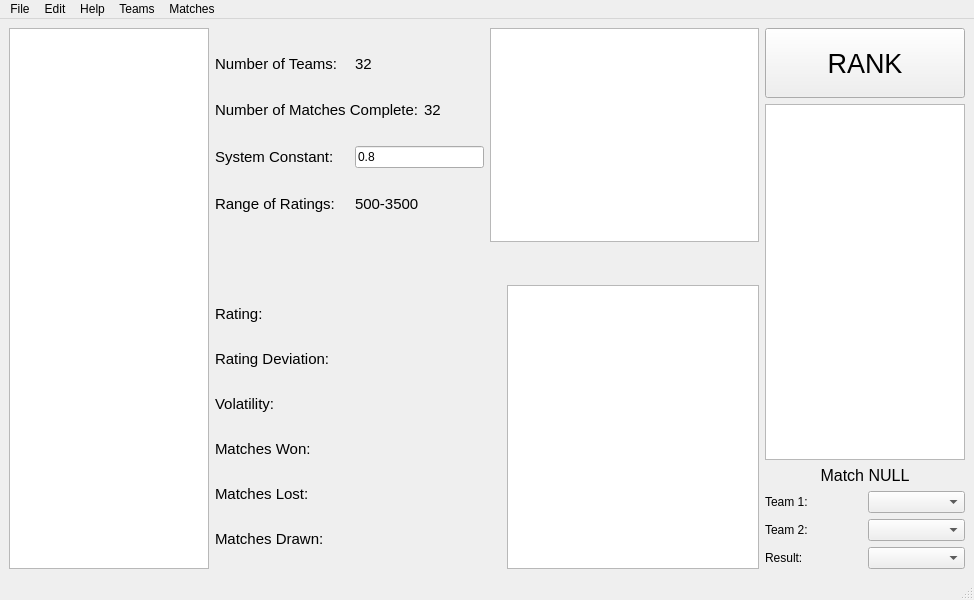
<?xml version="1.0" encoding="UTF-8"?>
<ui version="4.0">
 <class>mainWindow</class>
 <widget class="QMainWindow" name="mainWindow">
  <property name="geometry">
   <rect>
    <x>0</x>
    <y>0</y>
    <width>974</width>
    <height>600</height>
   </rect>
  </property>
  <property name="windowTitle">
   <string>Glicko-2 Ranker</string>
  </property>
  <property name="autoFillBackground">
   <bool>false</bool>
  </property>
  <widget class="QWidget" name="centralwidget">
   <layout class="QHBoxLayout" name="horizontalLayout_5" stretch="0,4,0">
    <item>
     <widget class="teamListTable" name="teamList">
      <property name="enabled">
       <bool>true</bool>
      </property>
      <property name="maximumSize">
       <size>
        <width>200</width>
        <height>16777215</height>
       </size>
      </property>
      <property name="sizeIncrement">
       <size>
        <width>1</width>
        <height>3</height>
       </size>
      </property>
      <property name="baseSize">
       <size>
        <width>1</width>
        <height>3</height>
       </size>
      </property>
      <property name="showGrid">
       <bool>false</bool>
      </property>
      <property name="rowCount">
       <number>1</number>
      </property>
      <property name="columnCount">
       <number>1</number>
      </property>
      <attribute name="horizontalHeaderVisible">
       <bool>false</bool>
      </attribute>
      <attribute name="horizontalHeaderStretchLastSection">
       <bool>true</bool>
      </attribute>
      <attribute name="verticalHeaderVisible">
       <bool>false</bool>
      </attribute>
      <attribute name="verticalHeaderMinimumSectionSize">
       <number>45</number>
      </attribute>
      <attribute name="verticalHeaderDefaultSectionSize">
       <number>45</number>
      </attribute>
      <row/>
      <column/>
     </widget>
    </item>
    <item>
     <layout class="QVBoxLayout" name="infoLay" stretch="2,3">
      <item>
       <layout class="QHBoxLayout" name="sysInfoLay" stretch="1,1">
        <item>
         <layout class="QVBoxLayout" name="sysValLay">
          <property name="spacing">
           <number>0</number>
          </property>
          <item>
           <layout class="QHBoxLayout" name="numTeamsLay" stretch="0,0">
            <property name="bottomMargin">
             <number>0</number>
            </property>
            <item>
             <widget class="QLabel" name="numTeamsLabel">
              <property name="minimumSize">
               <size>
                <width>140</width>
                <height>20</height>
               </size>
              </property>
              <property name="maximumSize">
               <size>
                <width>16777215</width>
                <height>20</height>
               </size>
              </property>
              <property name="font">
               <font>
                <pointsize>11</pointsize>
               </font>
              </property>
              <property name="text">
               <string>Number of Teams:</string>
              </property>
             </widget>
            </item>
            <item>
             <widget class="QLabel" name="numTeamsView">
              <property name="minimumSize">
               <size>
                <width>50</width>
                <height>20</height>
               </size>
              </property>
              <property name="maximumSize">
               <size>
                <width>16777215</width>
                <height>20</height>
               </size>
              </property>
              <property name="font">
               <font>
                <pointsize>11</pointsize>
               </font>
              </property>
              <property name="text">
               <string>32</string>
              </property>
             </widget>
            </item>
           </layout>
          </item>
          <item>
           <layout class="QHBoxLayout" name="numMatchesLay">
            <property name="spacing">
             <number>5</number>
            </property>
            <property name="topMargin">
             <number>0</number>
            </property>
            <item>
             <widget class="QLabel" name="numMatchesLabel">
              <property name="minimumSize">
               <size>
                <width>140</width>
                <height>20</height>
               </size>
              </property>
              <property name="maximumSize">
               <size>
                <width>16777215</width>
                <height>20</height>
               </size>
              </property>
              <property name="font">
               <font>
                <pointsize>11</pointsize>
               </font>
              </property>
              <property name="text">
               <string>Number of Matches Complete:</string>
              </property>
             </widget>
            </item>
            <item>
             <widget class="QLabel" name="numMatchesView">
              <property name="minimumSize">
               <size>
                <width>50</width>
                <height>20</height>
               </size>
              </property>
              <property name="maximumSize">
               <size>
                <width>16777215</width>
                <height>20</height>
               </size>
              </property>
              <property name="font">
               <font>
                <pointsize>11</pointsize>
               </font>
              </property>
              <property name="text">
               <string>32</string>
              </property>
             </widget>
            </item>
           </layout>
          </item>
          <item>
           <layout class="QHBoxLayout" name="sysConLay">
            <item>
             <widget class="QLabel" name="sysConLabel">
              <property name="minimumSize">
               <size>
                <width>140</width>
                <height>20</height>
               </size>
              </property>
              <property name="maximumSize">
               <size>
                <width>16777215</width>
                <height>20</height>
               </size>
              </property>
              <property name="font">
               <font>
                <pointsize>11</pointsize>
               </font>
              </property>
              <property name="text">
               <string>System Constant:</string>
              </property>
             </widget>
            </item>
            <item>
             <widget class="QLineEdit" name="sysConView">
              <property name="text">
               <string>0.8</string>
              </property>
             </widget>
            </item>
           </layout>
          </item>
          <item>
           <layout class="QHBoxLayout" name="ratingRangeLay">
            <item>
             <widget class="QLabel" name="ratingRangeLabel">
              <property name="minimumSize">
               <size>
                <width>140</width>
                <height>20</height>
               </size>
              </property>
              <property name="maximumSize">
               <size>
                <width>16777215</width>
                <height>20</height>
               </size>
              </property>
              <property name="font">
               <font>
                <pointsize>11</pointsize>
               </font>
              </property>
              <property name="text">
               <string>Range of Ratings:</string>
              </property>
             </widget>
            </item>
            <item>
             <widget class="QLabel" name="ratingRangeView">
              <property name="minimumSize">
               <size>
                <width>50</width>
                <height>20</height>
               </size>
              </property>
              <property name="maximumSize">
               <size>
                <width>16777215</width>
                <height>20</height>
               </size>
              </property>
              <property name="font">
               <font>
                <pointsize>11</pointsize>
               </font>
              </property>
              <property name="text">
               <string>500-3500</string>
              </property>
             </widget>
            </item>
           </layout>
          </item>
         </layout>
        </item>
        <item>
         <widget class="QCustomPlot" name="rankDistChart">
          <property name="minimumSize">
           <size>
            <width>0</width>
            <height>0</height>
           </size>
          </property>
         </widget>
        </item>
       </layout>
      </item>
      <item>
       <layout class="QVBoxLayout" name="teamInfoLay">
        <item>
         <widget class="QLabel" name="teamNameLabel">
          <property name="font">
           <font>
            <pointsize>20</pointsize>
            <bold>true</bold>
           </font>
          </property>
          <property name="text">
           <string/>
          </property>
         </widget>
        </item>
        <item>
         <layout class="QHBoxLayout" name="teamGraphInfoLay">
          <item>
           <layout class="QVBoxLayout" name="teamTextInfoLay">
            <item>
             <layout class="QHBoxLayout" name="ratingLay">
              <item>
               <widget class="QLabel" name="ratingLabel">
                <property name="minimumSize">
                 <size>
                  <width>140</width>
                  <height>20</height>
                 </size>
                </property>
                <property name="maximumSize">
                 <size>
                  <width>16777215</width>
                  <height>20</height>
                 </size>
                </property>
                <property name="font">
                 <font>
                  <pointsize>11</pointsize>
                 </font>
                </property>
                <property name="text">
                 <string>Rating:</string>
                </property>
               </widget>
              </item>
              <item>
               <widget class="QLabel" name="ratingView">
                <property name="minimumSize">
                 <size>
                  <width>140</width>
                  <height>20</height>
                 </size>
                </property>
                <property name="maximumSize">
                 <size>
                  <width>16777215</width>
                  <height>20</height>
                 </size>
                </property>
                <property name="font">
                 <font>
                  <pointsize>11</pointsize>
                 </font>
                </property>
                <property name="text">
                 <string/>
                </property>
               </widget>
              </item>
             </layout>
            </item>
            <item>
             <layout class="QHBoxLayout" name="ratingDevLay">
              <item>
               <widget class="QLabel" name="ratingDevLabel">
                <property name="minimumSize">
                 <size>
                  <width>140</width>
                  <height>20</height>
                 </size>
                </property>
                <property name="maximumSize">
                 <size>
                  <width>16777215</width>
                  <height>20</height>
                 </size>
                </property>
                <property name="font">
                 <font>
                  <pointsize>11</pointsize>
                 </font>
                </property>
                <property name="text">
                 <string>Rating Deviation:</string>
                </property>
               </widget>
              </item>
              <item>
               <widget class="QLabel" name="ratingDevView">
                <property name="minimumSize">
                 <size>
                  <width>140</width>
                  <height>20</height>
                 </size>
                </property>
                <property name="maximumSize">
                 <size>
                  <width>16777215</width>
                  <height>20</height>
                 </size>
                </property>
                <property name="font">
                 <font>
                  <pointsize>11</pointsize>
                 </font>
                </property>
                <property name="text">
                 <string/>
                </property>
               </widget>
              </item>
             </layout>
            </item>
            <item>
             <layout class="QHBoxLayout" name="volLay">
              <item>
               <widget class="QLabel" name="volLabel">
                <property name="minimumSize">
                 <size>
                  <width>140</width>
                  <height>20</height>
                 </size>
                </property>
                <property name="maximumSize">
                 <size>
                  <width>16777215</width>
                  <height>20</height>
                 </size>
                </property>
                <property name="font">
                 <font>
                  <pointsize>11</pointsize>
                 </font>
                </property>
                <property name="text">
                 <string>Volatility:</string>
                </property>
               </widget>
              </item>
              <item>
               <widget class="QLabel" name="volView">
                <property name="minimumSize">
                 <size>
                  <width>140</width>
                  <height>20</height>
                 </size>
                </property>
                <property name="maximumSize">
                 <size>
                  <width>16777215</width>
                  <height>20</height>
                 </size>
                </property>
                <property name="font">
                 <font>
                  <pointsize>11</pointsize>
                 </font>
                </property>
                <property name="text">
                 <string/>
                </property>
               </widget>
              </item>
             </layout>
            </item>
            <item>
             <layout class="QHBoxLayout" name="matWonLay">
              <item>
               <widget class="QLabel" name="matWonLabel">
                <property name="minimumSize">
                 <size>
                  <width>140</width>
                  <height>20</height>
                 </size>
                </property>
                <property name="maximumSize">
                 <size>
                  <width>16777215</width>
                  <height>20</height>
                 </size>
                </property>
                <property name="font">
                 <font>
                  <pointsize>11</pointsize>
                 </font>
                </property>
                <property name="text">
                 <string>Matches Won:</string>
                </property>
               </widget>
              </item>
              <item>
               <widget class="QLabel" name="matWonView">
                <property name="minimumSize">
                 <size>
                  <width>140</width>
                  <height>20</height>
                 </size>
                </property>
                <property name="maximumSize">
                 <size>
                  <width>16777215</width>
                  <height>20</height>
                 </size>
                </property>
                <property name="font">
                 <font>
                  <pointsize>11</pointsize>
                 </font>
                </property>
                <property name="text">
                 <string/>
                </property>
               </widget>
              </item>
             </layout>
            </item>
            <item>
             <layout class="QHBoxLayout" name="matLostLay">
              <item>
               <widget class="QLabel" name="matLostLabel">
                <property name="minimumSize">
                 <size>
                  <width>140</width>
                  <height>20</height>
                 </size>
                </property>
                <property name="maximumSize">
                 <size>
                  <width>16777215</width>
                  <height>20</height>
                 </size>
                </property>
                <property name="font">
                 <font>
                  <pointsize>11</pointsize>
                 </font>
                </property>
                <property name="text">
                 <string>Matches Lost:</string>
                </property>
               </widget>
              </item>
              <item>
               <widget class="QLabel" name="matLostView">
                <property name="minimumSize">
                 <size>
                  <width>140</width>
                  <height>20</height>
                 </size>
                </property>
                <property name="maximumSize">
                 <size>
                  <width>16777215</width>
                  <height>20</height>
                 </size>
                </property>
                <property name="font">
                 <font>
                  <pointsize>11</pointsize>
                 </font>
                </property>
                <property name="text">
                 <string/>
                </property>
               </widget>
              </item>
             </layout>
            </item>
            <item>
             <layout class="QHBoxLayout" name="matDrawnLay">
              <item>
               <widget class="QLabel" name="matDrawnLabel">
                <property name="minimumSize">
                 <size>
                  <width>140</width>
                  <height>20</height>
                 </size>
                </property>
                <property name="maximumSize">
                 <size>
                  <width>16777215</width>
                  <height>20</height>
                 </size>
                </property>
                <property name="font">
                 <font>
                  <pointsize>11</pointsize>
                 </font>
                </property>
                <property name="text">
                 <string>Matches Drawn:</string>
                </property>
               </widget>
              </item>
              <item>
               <widget class="QLabel" name="matDrawnView">
                <property name="minimumSize">
                 <size>
                  <width>140</width>
                  <height>20</height>
                 </size>
                </property>
                <property name="maximumSize">
                 <size>
                  <width>16777215</width>
                  <height>20</height>
                 </size>
                </property>
                <property name="font">
                 <font>
                  <pointsize>11</pointsize>
                 </font>
                </property>
                <property name="text">
                 <string/>
                </property>
               </widget>
              </item>
             </layout>
            </item>
           </layout>
          </item>
          <item>
           <widget class="QChartView" name="rateHistoryView"/>
          </item>
         </layout>
        </item>
       </layout>
      </item>
     </layout>
    </item>
    <item>
     <layout class="QVBoxLayout" name="verticalLayout" stretch="0,0,0">
      <item>
       <widget class="QPushButton" name="calcRankButton">
        <property name="minimumSize">
         <size>
          <width>0</width>
          <height>70</height>
         </size>
        </property>
        <property name="font">
         <font>
          <pointsize>20</pointsize>
         </font>
        </property>
        <property name="text">
         <string>RANK</string>
        </property>
       </widget>
      </item>
      <item>
       <widget class="matchListTable" name="matchList">
        <property name="minimumSize">
         <size>
          <width>200</width>
          <height>0</height>
         </size>
        </property>
        <property name="maximumSize">
         <size>
          <width>200</width>
          <height>16777215</height>
         </size>
        </property>
        <property name="verticalScrollBarPolicy">
         <enum>Qt::ScrollBarAsNeeded</enum>
        </property>
        <property name="sizeAdjustPolicy">
         <enum>QAbstractScrollArea::AdjustToContents</enum>
        </property>
        <property name="verticalScrollMode">
         <enum>QAbstractItemView::ScrollPerPixel</enum>
        </property>
        <property name="showGrid">
         <bool>false</bool>
        </property>
        <property name="rowCount">
         <number>1</number>
        </property>
        <property name="columnCount">
         <number>1</number>
        </property>
        <attribute name="horizontalHeaderVisible">
         <bool>false</bool>
        </attribute>
        <attribute name="horizontalHeaderHighlightSections">
         <bool>true</bool>
        </attribute>
        <attribute name="horizontalHeaderStretchLastSection">
         <bool>true</bool>
        </attribute>
        <attribute name="verticalHeaderVisible">
         <bool>false</bool>
        </attribute>
        <attribute name="verticalHeaderCascadingSectionResizes">
         <bool>true</bool>
        </attribute>
        <attribute name="verticalHeaderMinimumSectionSize">
         <number>45</number>
        </attribute>
        <attribute name="verticalHeaderDefaultSectionSize">
         <number>45</number>
        </attribute>
        <attribute name="verticalHeaderStretchLastSection">
         <bool>false</bool>
        </attribute>
        <row/>
        <column/>
       </widget>
      </item>
      <item>
       <layout class="QVBoxLayout" name="verticalLayout_2">
        <item>
         <widget class="QLabel" name="matchNum">
          <property name="font">
           <font>
            <pointsize>12</pointsize>
           </font>
          </property>
          <property name="text">
           <string>Match NULL</string>
          </property>
          <property name="alignment">
           <set>Qt::AlignCenter</set>
          </property>
         </widget>
        </item>
        <item>
         <layout class="QHBoxLayout" name="horizontalLayout">
          <item>
           <widget class="QLabel" name="team1Label">
            <property name="text">
             <string>Team 1:</string>
            </property>
           </widget>
          </item>
          <item>
           <widget class="QComboBox" name="team1Combo"/>
          </item>
         </layout>
        </item>
        <item>
         <layout class="QHBoxLayout" name="horizontalLayout_3">
          <item>
           <widget class="QLabel" name="team2Label">
            <property name="text">
             <string>Team 2:</string>
            </property>
           </widget>
          </item>
          <item>
           <widget class="QComboBox" name="team2Combo"/>
          </item>
         </layout>
        </item>
        <item>
         <layout class="QHBoxLayout" name="horizontalLayout_4">
          <item>
           <widget class="QLabel" name="resultLabel">
            <property name="text">
             <string>Result:</string>
            </property>
           </widget>
          </item>
          <item>
           <widget class="QComboBox" name="resultCombo"/>
          </item>
         </layout>
        </item>
       </layout>
      </item>
     </layout>
    </item>
   </layout>
  </widget>
  <widget class="QMenuBar" name="menubar">
   <property name="geometry">
    <rect>
     <x>0</x>
     <y>0</y>
     <width>974</width>
     <height>22</height>
    </rect>
   </property>
   <widget class="QMenu" name="menuFile">
    <property name="title">
     <string>File</string>
    </property>
    <addaction name="actionOpen"/>
    <addaction name="actionNew"/>
    <addaction name="actionSave"/>
    <addaction name="actionSave_As"/>
   </widget>
   <widget class="QMenu" name="menuEdit">
    <property name="title">
     <string>Edit</string>
    </property>
    <addaction name="actionSystem_Constant"/>
   </widget>
   <widget class="QMenu" name="menuHelp">
    <property name="title">
     <string>Help</string>
    </property>
    <addaction name="actionAbout"/>
   </widget>
   <widget class="QMenu" name="menuTeams">
    <property name="title">
     <string>Teams</string>
    </property>
    <addaction name="actionTeams"/>
    <addaction name="actionAdd_Team"/>
   </widget>
   <widget class="QMenu" name="menuMatches">
    <property name="title">
     <string>Matches</string>
    </property>
    <addaction name="actionMatches"/>
    <addaction name="actionAdd_Match"/>
    <addaction name="actionRank"/>
   </widget>
   <addaction name="menuFile"/>
   <addaction name="menuEdit"/>
   <addaction name="menuHelp"/>
   <addaction name="menuTeams"/>
   <addaction name="menuMatches"/>
  </widget>
  <widget class="QStatusBar" name="statusbar"/>
  <action name="actionOpen">
   <property name="text">
    <string>Open</string>
   </property>
  </action>
  <action name="actionSave">
   <property name="text">
    <string>Save</string>
   </property>
  </action>
  <action name="actionSave_As">
   <property name="text">
    <string>Save As</string>
   </property>
  </action>
  <action name="actionSystem_Constant">
   <property name="text">
    <string>System Constant</string>
   </property>
  </action>
  <action name="actionAbout">
   <property name="text">
    <string>About</string>
   </property>
  </action>
  <action name="actionTeams">
   <property name="text">
    <string>Teams</string>
   </property>
  </action>
  <action name="actionAdd_Team">
   <property name="text">
    <string>Add Team</string>
   </property>
  </action>
  <action name="actionMatches">
   <property name="text">
    <string>Matches</string>
   </property>
  </action>
  <action name="actionAdd_Match">
   <property name="text">
    <string>Add Match</string>
   </property>
  </action>
  <action name="actionRank">
   <property name="text">
    <string>Rank</string>
   </property>
  </action>
  <action name="actionNew">
   <property name="text">
    <string>New</string>
   </property>
  </action>
 </widget>
 <customwidgets>
  <customwidget>
   <class>QChartView</class>
   <extends>QGraphicsView</extends>
   <header>QtCharts</header>
  </customwidget>
  <customwidget>
   <class>matchListTable</class>
   <extends>QTableWidget</extends>
   <header>matchListTable.h</header>
  </customwidget>
  <customwidget>
   <class>teamListTable</class>
   <extends>QTableWidget</extends>
   <header>teamListTable.h</header>
  </customwidget>
  <customwidget>
   <class>QCustomPlot</class>
   <extends>QGraphicsView</extends>
   <header>qcustomplot.h</header>
  </customwidget>
 </customwidgets>
 <resources/>
 <connections/>
</ui>
